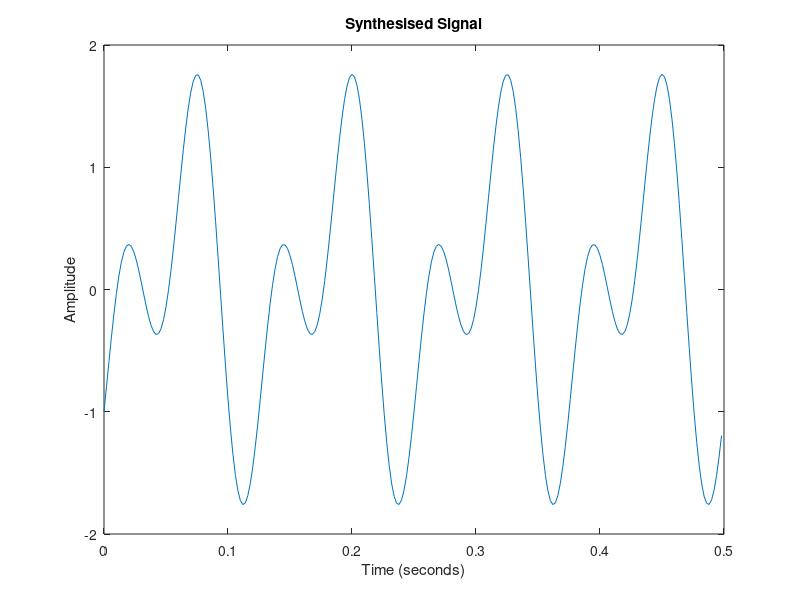
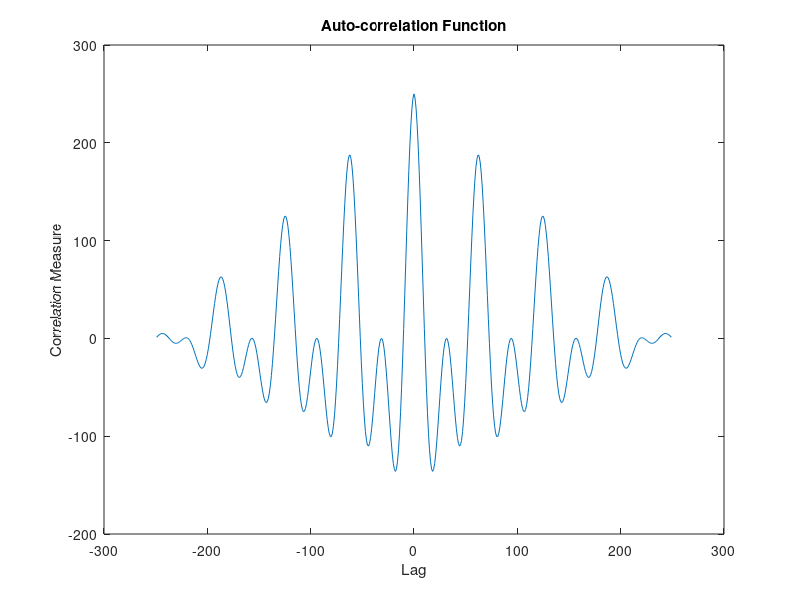
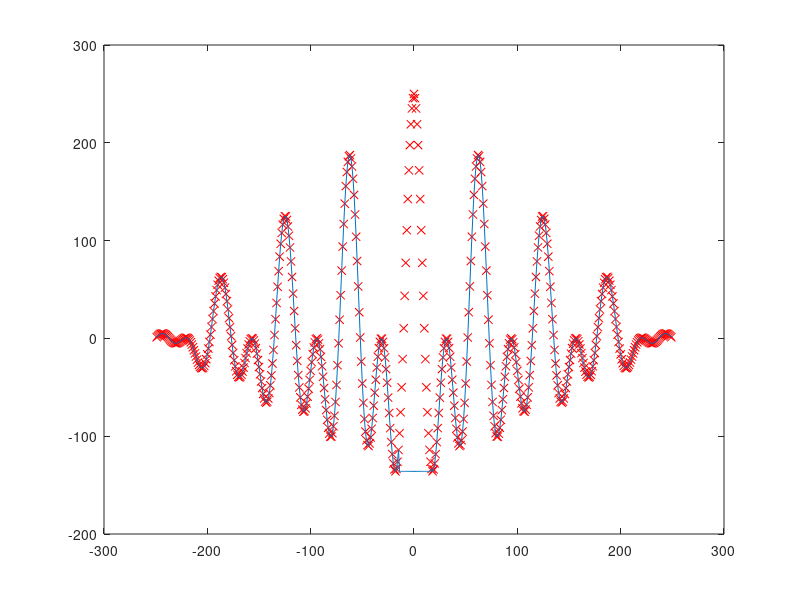

Write the MATLAB code that produced these figures, in order.
%% Using Autocorrelation to track the local period of a signal
% This code is used as part of a youtube video demonstration 
% See http://youtube.com/ddorran
%
% Code available at https://dadorran.wordpress.com       
%
% The following wav file can be downloaded from 
%       https://www.dropbox.com/s/3y25abf1xuqpizj/speech_demo.wav
clc 
clear all
close all
%% synthesise a periodic signal to use as a basic demo
fs = 500;
T = 1/fs;
N = 250; % desired length of signal
t = [0:N-1]*T; %time vector 
f1 = 8; f2=f1*2; 
x = sin(2*pi*f1*t-pi/2) + sin(2*pi*f2*t);
% x = sin(2*pi*f1*t-pi/2);
plot(t, x)
ylabel('Amplitude')
xlabel('Time (seconds)')
title('Synthesised Signal');
 
%% Determine the autocorrelation function
[rxx, lags] = xcorr(x,x);
figure
plot(lags, rxx)
xlabel('Lag')
ylabel('Correlation Measure')
title('Auto-correlation Function')
 
%% Illustrate the auto correlation process
%function available from https://dadorran.wordpress.com
% illustrate_xcorr(x,x) 

%% Identify most prominent peaks
% Most prominent peak will be at the center of the correlation function
first_peak_loc = length(x) + 1;
 
% Lots of possible ways to identify second prominent peak. Am going to use a crude approach
% relying on some assumed prior knowledge of the signal. Am going to assume
% that the signal has a minimum possible period of .06 seconds = 30 samples;
min_period_in_samples = 30; 
half_min = min_period_in_samples/2 ;
 
seq = rxx;
seq(first_peak_loc-half_min: first_peak_loc+half_min) = min(seq);
figure
plot(lags,rxx,'rx');
hold on
plot(lags,seq)

[max_val, second_peak_loc] = max(seq);
period_in_samples =  abs(second_peak_loc -first_peak_loc)
period = period_in_samples*T
fundamental_frequency = 1/period